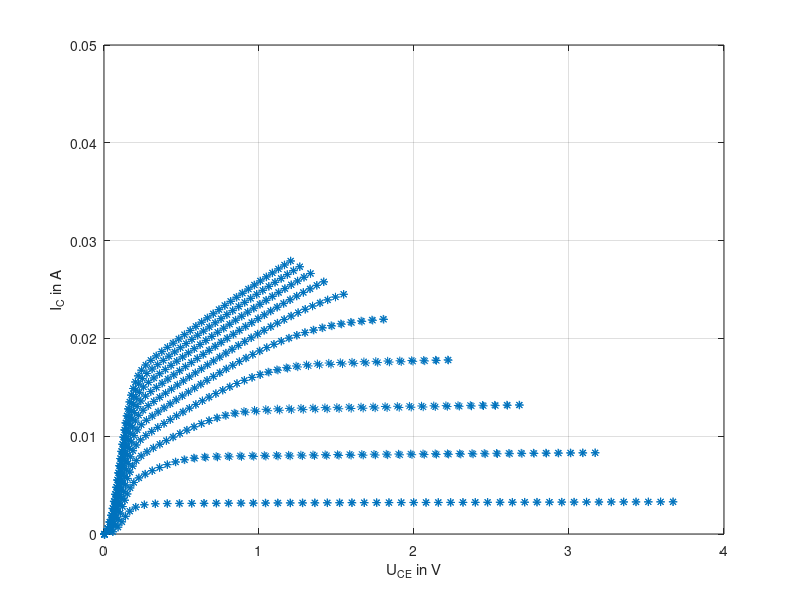
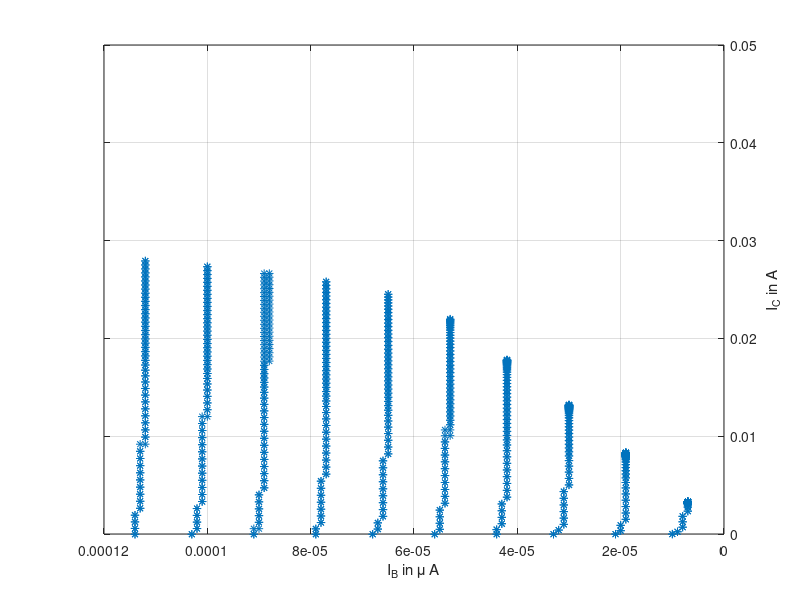
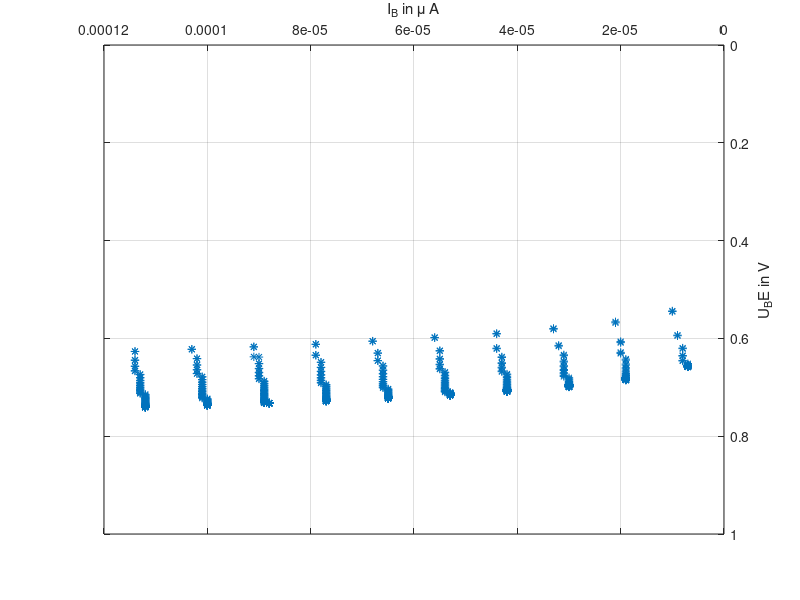
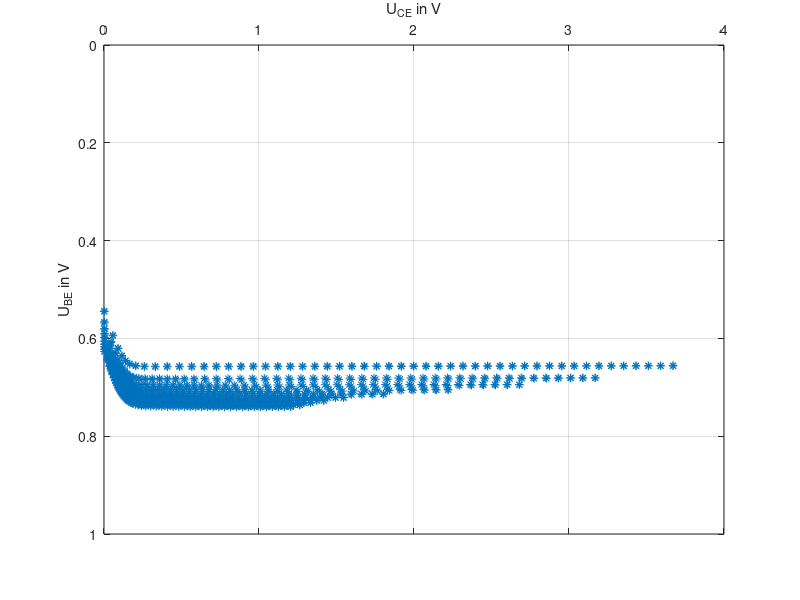

The MATLAB script that drew these images, in order:
close all
clear all
data=importdata('Messung_1_7.txt');

IB=data(:,1);
UBE=data(:,2);
IC=data(:,3);
UCE=data(:,4);

figure(1)
plot(UCE,IC,'*')
xlabel('U_{CE} in V')
grid on
ylabel('I_C in A')
ylim([0 0.05])

figure(2)
plot(IB,IC,'*')
xlabel('I_B in \mu A')
grid on
ylabel('I_C in A')
set(gca,'YAxisLocation','right')
set(gca,'XDir','reverse');
ylim([0 0.05])

figure(3)
plot(IB,UBE,'*')
xlabel('I_B in \mu A')
grid on
ylabel('U_BE in V')
set(gca,'YAxisLocation','right')
set(gca,'XAxisLocation','top')
set(gca,'YDir','reverse');
set(gca,'XDir','reverse');
ylim([0 1])

figure(4)
plot(UCE,UBE,'*')
xlabel('U_{CE} in V')
grid on
ylabel('U_{BE} in V')
set(gca,'YDir','reverse');
set(gca,'XAxisLocation','top')
ylim([0 01])